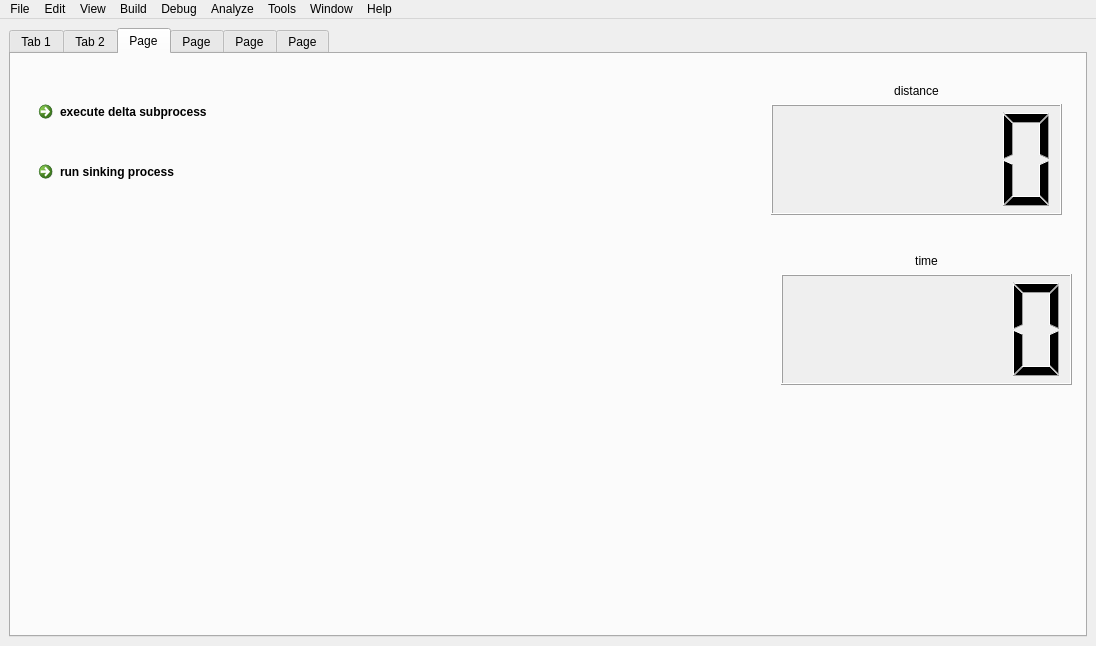
<?xml version="1.0" encoding="UTF-8"?>
<ui version="4.0">
 <class>MainWindow</class>
 <widget class="QMainWindow" name="MainWindow">
  <property name="geometry">
   <rect>
    <x>0</x>
    <y>0</y>
    <width>1096</width>
    <height>646</height>
   </rect>
  </property>
  <property name="windowTitle">
   <string>MainWindow</string>
  </property>
  <property name="layoutDirection">
   <enum>Qt::LeftToRight</enum>
  </property>
  <property name="autoFillBackground">
   <bool>false</bool>
  </property>
  <widget class="QWidget" name="centralwidget">
   <layout class="QHBoxLayout" name="horizontalLayout">
    <item>
     <widget class="QTabWidget" name="tabWidget">
      <property name="maximumSize">
       <size>
        <width>1900</width>
        <height>1900</height>
       </size>
      </property>
      <property name="toolTip">
       <string>&lt;html&gt;&lt;head/&gt;&lt;body&gt;&lt;p&gt;Main&lt;/p&gt;&lt;/body&gt;&lt;/html&gt;</string>
      </property>
      <property name="whatsThis">
       <string>&lt;html&gt;&lt;head/&gt;&lt;body&gt;&lt;p&gt;Main&lt;/p&gt;&lt;p&gt;&lt;br/&gt;&lt;/p&gt;&lt;/body&gt;&lt;/html&gt;</string>
      </property>
      <property name="layoutDirection">
       <enum>Qt::LeftToRight</enum>
      </property>
      <property name="autoFillBackground">
       <bool>false</bool>
      </property>
      <property name="currentIndex">
       <number>2</number>
      </property>
      <widget class="QWidget" name="Main">
       <attribute name="title">
        <string>Tab 1</string>
       </attribute>
       <widget class="QProgressBar" name="progressBar">
        <property name="geometry">
         <rect>
          <x>190</x>
          <y>440</y>
          <width>701</width>
          <height>71</height>
         </rect>
        </property>
        <property name="autoFillBackground">
         <bool>true</bool>
        </property>
        <property name="value">
         <number>0</number>
        </property>
       </widget>
       <widget class="QListWidget" name="processList">
        <property name="geometry">
         <rect>
          <x>200</x>
          <y>40</y>
          <width>251</width>
          <height>131</height>
         </rect>
        </property>
        <property name="autoFillBackground">
         <bool>true</bool>
        </property>
        <item>
         <property name="text">
          <string>Heating</string>
         </property>
        </item>
        <item>
         <property name="text">
          <string>Sinking</string>
         </property>
        </item>
        <item>
         <property name="text">
          <string>Cnt_Alignment</string>
         </property>
        </item>
        <item>
         <property name="text">
          <string>Cooling</string>
         </property>
        </item>
        <item>
         <property name="text">
          <string>Extracting</string>
         </property>
        </item>
       </widget>
       <widget class="QCommandLinkButton" name="execute_process">
        <property name="geometry">
         <rect>
          <x>10</x>
          <y>30</y>
          <width>187</width>
          <height>41</height>
         </rect>
        </property>
        <property name="text">
         <string>execute process:</string>
        </property>
       </widget>
       <widget class="QCommandLinkButton" name="execute_all_processes">
        <property name="geometry">
         <rect>
          <x>500</x>
          <y>30</y>
          <width>187</width>
          <height>41</height>
         </rect>
        </property>
        <property name="text">
         <string>execute all</string>
        </property>
       </widget>
       <widget class="QWidget" name="">
        <property name="geometry">
         <rect>
          <x>800</x>
          <y>70</y>
          <width>241</width>
          <height>191</height>
         </rect>
        </property>
        <layout class="QVBoxLayout" name="verticalLayout_4">
         <item>
          <widget class="QLabel" name="label_4">
           <property name="sizePolicy">
            <sizepolicy hsizetype="Fixed" vsizetype="Fixed">
             <horstretch>0</horstretch>
             <verstretch>0</verstretch>
            </sizepolicy>
           </property>
           <property name="maximumSize">
            <size>
             <width>500</width>
             <height>16777215</height>
            </size>
           </property>
           <property name="text">
            <string>time elapsed</string>
           </property>
           <property name="textFormat">
            <enum>Qt::AutoText</enum>
           </property>
           <property name="alignment">
            <set>Qt::AlignCenter</set>
           </property>
          </widget>
         </item>
         <item>
          <widget class="QLCDNumber" name="time_processes">
           <property name="autoFillBackground">
            <bool>true</bool>
           </property>
          </widget>
         </item>
        </layout>
       </widget>
      </widget>
      <widget class="QWidget" name="Heating">
       <attribute name="title">
        <string>Tab 2</string>
       </attribute>
       <widget class="QCommandLinkButton" name="run_heating_process">
        <property name="geometry">
         <rect>
          <x>40</x>
          <y>60</y>
          <width>187</width>
          <height>41</height>
         </rect>
        </property>
        <property name="text">
         <string>run heating process</string>
        </property>
       </widget>
       <widget class="QWidget" name="">
        <property name="geometry">
         <rect>
          <x>730</x>
          <y>80</y>
          <width>311</width>
          <height>141</height>
         </rect>
        </property>
        <layout class="QVBoxLayout" name="verticalLayout">
         <item>
          <widget class="QLabel" name="label">
           <property name="sizePolicy">
            <sizepolicy hsizetype="Fixed" vsizetype="Fixed">
             <horstretch>200</horstretch>
             <verstretch>200</verstretch>
            </sizepolicy>
           </property>
           <property name="maximumSize">
            <size>
             <width>500</width>
             <height>16777215</height>
            </size>
           </property>
           <property name="text">
            <string>temperature</string>
           </property>
           <property name="alignment">
            <set>Qt::AlignCenter</set>
           </property>
          </widget>
         </item>
         <item>
          <widget class="QLCDNumber" name="temperature">
           <property name="autoFillBackground">
            <bool>true</bool>
           </property>
          </widget>
         </item>
        </layout>
       </widget>
      </widget>
      <widget class="QWidget" name="Sinking">
       <attribute name="title">
        <string>Page</string>
       </attribute>
       <widget class="QWidget" name="layoutWidget">
        <property name="geometry">
         <rect>
          <x>760</x>
          <y>30</y>
          <width>291</width>
          <height>131</height>
         </rect>
        </property>
        <layout class="QVBoxLayout" name="verticalLayout_2">
         <item>
          <widget class="QLabel" name="label_2">
           <property name="sizePolicy">
            <sizepolicy hsizetype="Fixed" vsizetype="Fixed">
             <horstretch>0</horstretch>
             <verstretch>0</verstretch>
            </sizepolicy>
           </property>
           <property name="maximumSize">
            <size>
             <width>500</width>
             <height>16777215</height>
            </size>
           </property>
           <property name="text">
            <string>distance</string>
           </property>
           <property name="alignment">
            <set>Qt::AlignCenter</set>
           </property>
          </widget>
         </item>
         <item>
          <widget class="QLCDNumber" name="distance">
           <property name="maximumSize">
            <size>
             <width>450</width>
             <height>450</height>
            </size>
           </property>
           <property name="acceptDrops">
            <bool>false</bool>
           </property>
           <property name="autoFillBackground">
            <bool>true</bool>
           </property>
          </widget>
         </item>
        </layout>
       </widget>
       <widget class="QCommandLinkButton" name="execute_delta_subprocess">
        <property name="geometry">
         <rect>
          <x>20</x>
          <y>40</y>
          <width>221</width>
          <height>51</height>
         </rect>
        </property>
        <property name="text">
         <string>execute delta subprocess</string>
        </property>
       </widget>
       <widget class="QWidget" name="layoutWidget_2">
        <property name="geometry">
         <rect>
          <x>770</x>
          <y>200</y>
          <width>291</width>
          <height>131</height>
         </rect>
        </property>
        <layout class="QVBoxLayout" name="verticalLayout_3">
         <item>
          <widget class="QLabel" name="label_3">
           <property name="sizePolicy">
            <sizepolicy hsizetype="Fixed" vsizetype="Fixed">
             <horstretch>0</horstretch>
             <verstretch>0</verstretch>
            </sizepolicy>
           </property>
           <property name="maximumSize">
            <size>
             <width>500</width>
             <height>16777215</height>
            </size>
           </property>
           <property name="text">
            <string>time</string>
           </property>
           <property name="alignment">
            <set>Qt::AlignCenter</set>
           </property>
          </widget>
         </item>
         <item>
          <widget class="QLCDNumber" name="time_sinking">
           <property name="maximumSize">
            <size>
             <width>450</width>
             <height>450</height>
            </size>
           </property>
           <property name="acceptDrops">
            <bool>false</bool>
           </property>
           <property name="autoFillBackground">
            <bool>true</bool>
           </property>
          </widget>
         </item>
        </layout>
       </widget>
       <widget class="QCommandLinkButton" name="run_sinking_process">
        <property name="geometry">
         <rect>
          <x>20</x>
          <y>100</y>
          <width>221</width>
          <height>51</height>
         </rect>
        </property>
        <property name="text">
         <string>run sinking process</string>
        </property>
       </widget>
      </widget>
      <widget class="QWidget" name="Cnt_Alignment">
       <attribute name="title">
        <string>Page</string>
       </attribute>
      </widget>
      <widget class="QWidget" name="Cooling">
       <attribute name="title">
        <string>Page</string>
       </attribute>
      </widget>
      <widget class="QWidget" name="Extracting">
       <attribute name="title">
        <string>Page</string>
       </attribute>
      </widget>
     </widget>
    </item>
   </layout>
  </widget>
  <widget class="QMenuBar" name="menubar">
   <property name="geometry">
    <rect>
     <x>0</x>
     <y>0</y>
     <width>1096</width>
     <height>26</height>
    </rect>
   </property>
   <widget class="QMenu" name="menuMain">
    <property name="title">
     <string>File</string>
    </property>
    <addaction name="actionexit"/>
   </widget>
   <widget class="QMenu" name="menuEdit">
    <property name="title">
     <string>Edit</string>
    </property>
    <addaction name="actionwhs_config"/>
   </widget>
   <widget class="QMenu" name="menuView">
    <property name="title">
     <string>View</string>
    </property>
   </widget>
   <widget class="QMenu" name="menuBuild">
    <property name="title">
     <string>Build</string>
    </property>
   </widget>
   <widget class="QMenu" name="menuDebug">
    <property name="title">
     <string>Debug</string>
    </property>
   </widget>
   <widget class="QMenu" name="menuAnalyze">
    <property name="title">
     <string>Analyze</string>
    </property>
   </widget>
   <widget class="QMenu" name="menuTools">
    <property name="title">
     <string>Tools</string>
    </property>
   </widget>
   <widget class="QMenu" name="menuWindow">
    <property name="title">
     <string>Window</string>
    </property>
   </widget>
   <widget class="QMenu" name="menuHelp">
    <property name="title">
     <string>Help</string>
    </property>
   </widget>
   <addaction name="menuMain"/>
   <addaction name="menuEdit"/>
   <addaction name="menuView"/>
   <addaction name="menuBuild"/>
   <addaction name="menuDebug"/>
   <addaction name="menuAnalyze"/>
   <addaction name="menuTools"/>
   <addaction name="menuWindow"/>
   <addaction name="menuHelp"/>
  </widget>
  <action name="actionexit">
   <property name="text">
    <string>exit</string>
   </property>
  </action>
  <action name="actionwhs_config">
   <property name="text">
    <string>whs_config</string>
   </property>
  </action>
 </widget>
 <resources/>
 <connections/>
</ui>
